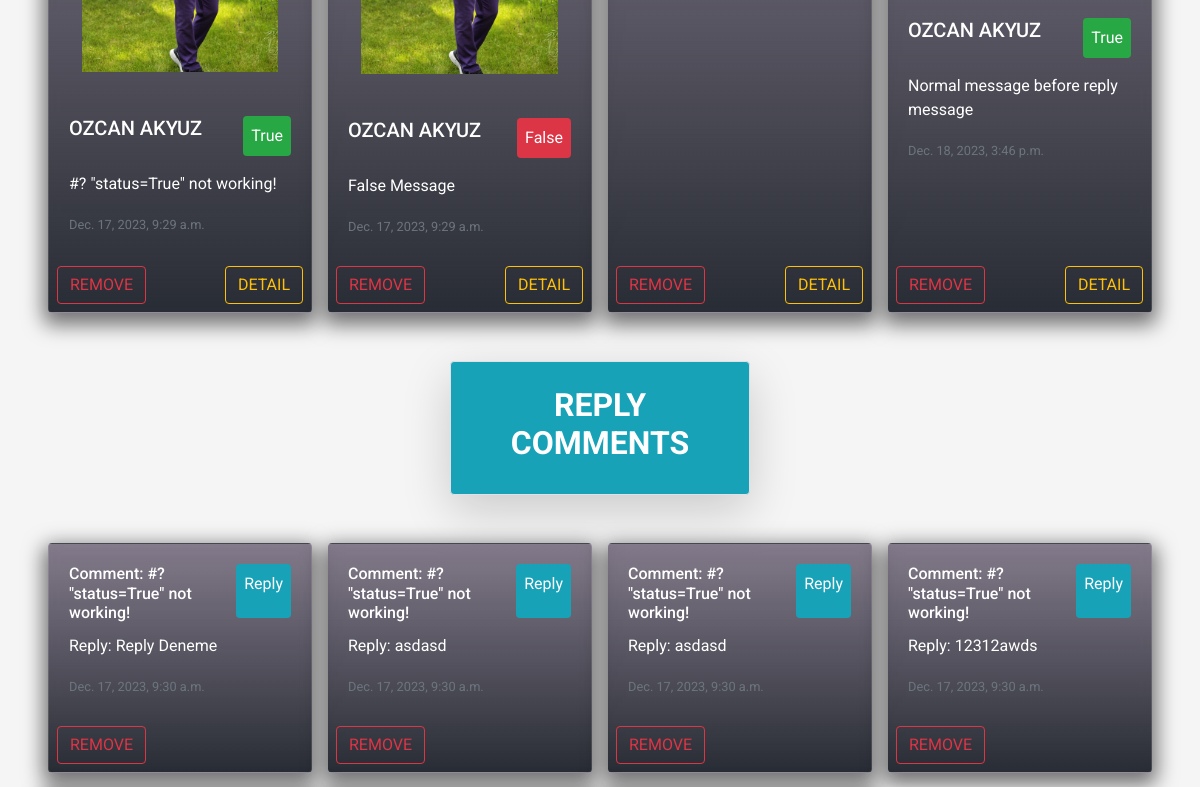
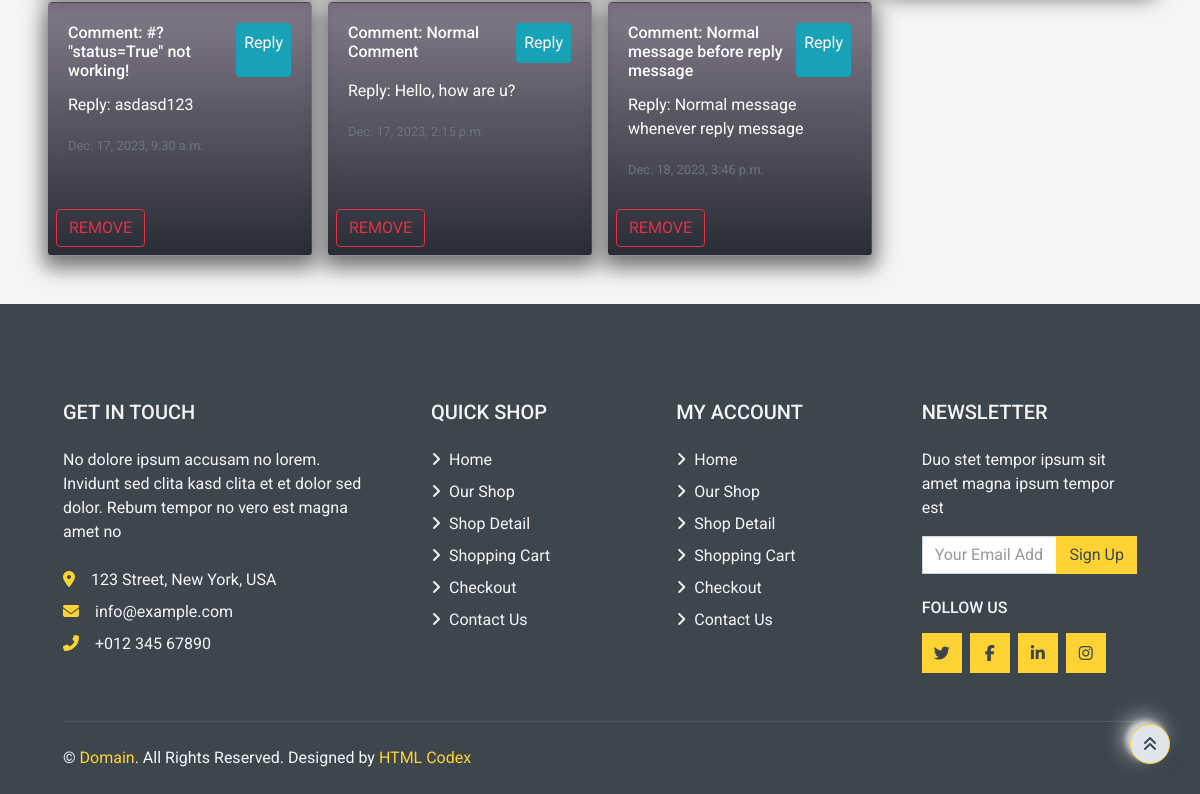
The page /user/comments/ (signed in, lower part) on the database as committed earlier (2 pictures, top to bottom).
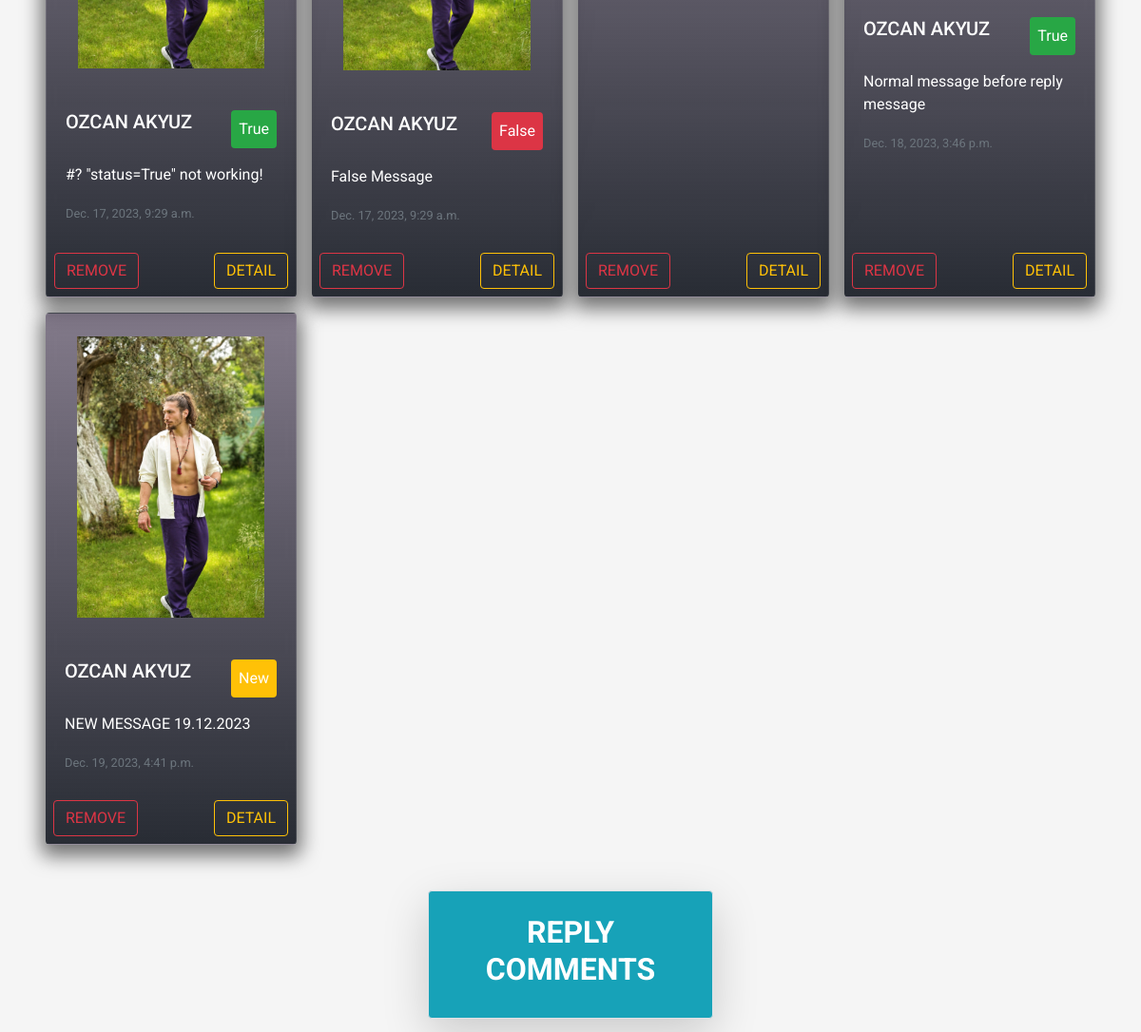
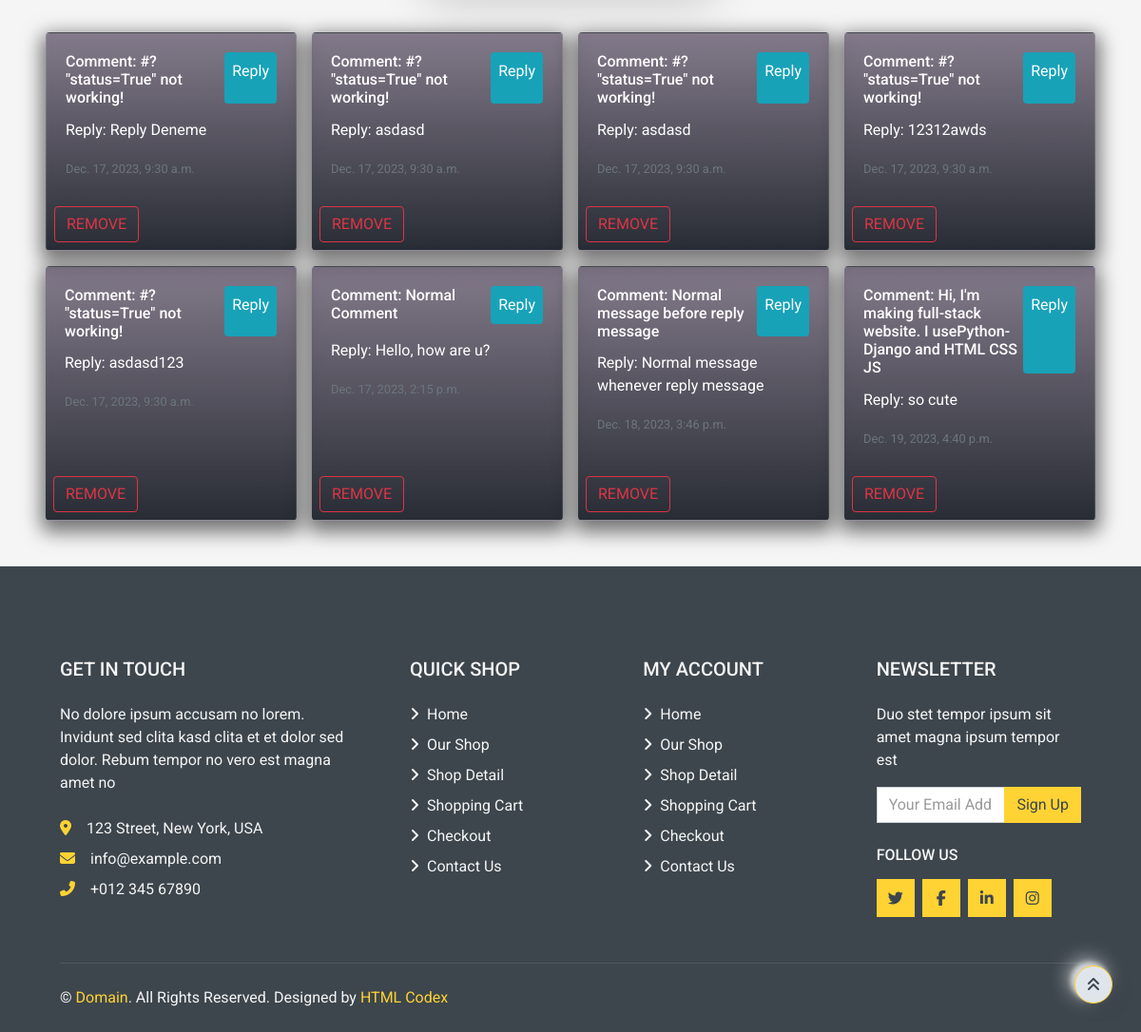
The same page on the database as committed later (2 pictures, top to bottom).
### home/models.py (models this page shows, shortened)
class Comment(models.Model):
    STATUS = (('New', 'New'),('True', 'True'),('False', 'False'))
    post=models.ForeignKey(Post,on_delete=models.CASCADE)
    user = models.ForeignKey(User, on_delete=models.CASCADE)
    comment = models.CharField(max_length=250,blank=False)
    ip = models.CharField(max_length=20, blank=True)
    status = models.CharField(max_length=5, choices=STATUS, default='New')
    create_at=models.DateTimeField(auto_now_add=True)
    update_at=models.DateTimeField(auto_now=True)
    def __str__(self):
        return self.comment

class Post(models.Model):
    STATUS = (('New', 'New'),('True', 'True'),('False', 'False'))
    user = models.ForeignKey(User, on_delete=models.CASCADE)
    title = models.CharField(max_length=200)
    content = models.TextField()
    create_at = models.DateTimeField(auto_now_add=True)
    status = models.CharField(max_length=5, choices=STATUS, default='New')
    image = models.ImageField(upload_to='images/')
    id = models.AutoField(primary_key=True)
    def image_tag(self):
        if self.image:
            return mark_safe('<img src="%s" width="50" height="50" />' % self.image.url)
        return None
    image_tag.short_description = 'Image Preview'

class ReplyComment(models.Model):
    STATUS = (('New', 'New'),('True', 'True'),('False', 'False'))
    comment=models.ForeignKey(Comment,on_delete=models.CASCADE)
    user = models.ForeignKey(User, on_delete=models.CASCADE, null=True)
    repcomment = models.CharField(max_length=250,blank=False)
    ip = models.CharField(max_length=20, blank=True)
    status = models.CharField(max_length=5, choices=STATUS, default='New')
    create_at = models.DateTimeField(auto_now_add=True)
    update_at=models.DateTimeField(auto_now=True)

### user/views.py (the view)
# urls.py: path('comments/', views.user_comments, name='user_comments'),
@login_required(login_url='/login')
def user_comments(request):
    current_user = request.user
    profile = UserProfile.objects.get(user_id = current_user.pk)
    comments = Comment.objects.filter(user_id = current_user.id)
    repcomments = ReplyComment.objects.filter(user_id = current_user.id)
    context = {'comments': comments,
               'repcomments': repcomments,
               'profile': profile,
               'page': 'USER COMMENTS',}
    return render(request, 'user_comments.html', context)

### user/templates/user_comments.html (shortened to what this page needs)
{% extends "base.html" %}
{% load static %}
{% block body %}
<div class="card-group mx-5 mt-5" style="gap: 1rem; position: static !important;">
    {% for comment in comments %}
      <div class="card align-items-center rounded">
        <img src="{{ comment.post.image.url }}" class="card-img-top py-4 w-75" alt="...">
        <div class="card-body w-100">
            <div class="d-flex flex-row-reverse justify-content-between">
                <p class="card-text p-2 rounded
                    {% if comment.status == 'True' %}
                    bg-success
                    {% elif comment.status == 'New' %}
                    bg-warning
                    {% else %}
                    bg-danger
                    {% endif %}">
                    {{ comment.status }}
                </p>
                <h5 class="card-title">{{ comment.user.get_full_name }}</h5>
            </div>
          <p class="card-text">{{ comment.comment }}</p>
          <p class="card-text"><small class="text-muted">{{ comment.create_at }}</small></p>
        </div>
        <div class="text-right w-100 p-2">
          <a class="btn btn-outline-warning rounded align-items-center hidden-arrow" href="/post_detail/{{ comment.post.id }}">DETAIL</a>
          <a href="/user/deletecomment/{{ comment.id }}" onclick="return confirm('Will be Delete ! Are you sure?')"><button class="btn btn-outline-danger rounded float-left">REMOVE</button></a>
        </div>
      </div>
    {% endfor %}
  </div>
<div class="text-center shadow-lg rounded border w-25 p-4 m-auto bg-info" style="margin-top: 3rem !important;">
  <h2 class="text-light">REPLY COMMENTS</h2>
</div>
<div class="card-group mx-5 mt-5" style="gap: 1rem; position: static !important;">
  {% for comment in repcomments %}
  <div class="card align-items-center rounded">
    <div class="card-body w-100">
        <div class="d-flex flex-row-reverse justify-content-between">
          <p class="p-2 rounded bg-info">Reply</p>
            <h6 class="card-title">Comment: {{ comment.comment }}</h6>
        </div>
      <p class="card-text">Reply: {{ comment.repcomment }}</p>
      <p class="card-text"><small class="text-muted">{{ comment.create_at }}</small></p>
    </div>
    <div class="text-right w-100 p-2">
      <a href="/user/deletecomment/{{ comment.id }}" onclick="return confirm('Will be Delete ! Are you sure?')"><button class="btn btn-outline-danger rounded float-left">REMOVE</button></a>
    </div>
  </div>
  {% endfor %}
</div>
{% endblock  %}

### home/templates/base.html (shortened to what this page needs)
{%  load static %}
<!DOCTYPE html>
<html lang="en">
<head>
    <link rel="stylesheet" href="https://cdn.jsdelivr.net/npm/driver.js@1.0.1/dist/driver.css"/>
    <link rel="stylesheet" href="https://cdnjs.cloudflare.com/ajax/libs/font-awesome/6.5.1/css/all.min.css"/>
    <link href="{% static 'css/style.css'%}" rel="stylesheet">
    <link href="{% static 'css/main.css' %}" rel="stylesheet">
</head>
<body>
{% block body %} {% endblock %}
{% include 'footer.html' %}
</body>
</html>

### home/templates/navbar.html (shortened to what this page needs)
{% load static %}
{% load active_link_tags %}

### home/templates/login.html (shortened to what this page needs)
{% load static %}

### home/templates/footer.html (shortened to what this page needs)
{% load static %}
{% load static %}
    <div class="container-fluid bg-dark text-secondary mt-5 pt-5">
        <div class="row px-xl-5 pt-5">
            <div class="col-lg-4 col-md-12 mb-5 pr-3 pr-xl-5">
                <h5 class="text-secondary text-uppercase mb-4">Get In Touch</h5>
                <p class="mb-4">No dolore ipsum accusam no lorem. Invidunt sed clita kasd clita et et dolor sed dolor. Rebum tempor no vero est magna amet no</p>
                <p class="mb-2"><i class="fa fa-map-marker-alt text-primary mr-3"></i>123 Street, New York, USA</p>
                <p class="mb-2"><i class="fa fa-envelope text-primary mr-3"></i>info@example.com</p>
                <p class="mb-0"><i class="fa fa-phone-alt text-primary mr-3"></i>+012 345 67890</p>
            </div>
            <div class="col-lg-8 col-md-12">
                <div class="row">
                    <div class="col-md-4 mb-5">
                        <h5 class="text-secondary text-uppercase mb-4">Quick Shop</h5>
                        <div class="d-flex flex-column justify-content-start">
                            <a class="text-secondary mb-2" href="/"><i class="fa fa-angle-right mr-2"></i>Home</a>
                            <a class="text-secondary mb-2" href="/shop"><i class="fa fa-angle-right mr-2"></i>Our Shop</a>
                            <a class="text-secondary mb-2" href="/detail"><i class="fa fa-angle-right mr-2"></i>Shop Detail</a>
                            <a class="text-secondary mb-2" href="/order/shopcart"><i class="fa fa-angle-right mr-2"></i>Shopping Cart</a>
                            <a class="text-secondary mb-2" href="/checkout"><i class="fa fa-angle-right mr-2"></i>Checkout</a>
                            <a class="text-secondary" href="/contact"><i class="fa fa-angle-right mr-2"></i>Contact Us</a>
                        </div>
                    </div>
                    <div class="col-md-4 mb-5">
                        <h5 class="text-secondary text-uppercase mb-4">My Account</h5>
                        <div class="d-flex flex-column justify-content-start">
                            <a class="text-secondary mb-2" href="/"><i class="fa fa-angle-right mr-2"></i>Home</a>
                            <a class="text-secondary mb-2" href="/shop"><i class="fa fa-angle-right mr-2"></i>Our Shop</a>
                            <a class="text-secondary mb-2" href="/detail"><i class="fa fa-angle-right mr-2"></i>Shop Detail</a>
                            <a class="text-secondary mb-2" href="/order/shopcart"><i class="fa fa-angle-right mr-2"></i>Shopping Cart</a>
                            <a class="text-secondary mb-2" href="/checkout"><i class="fa fa-angle-right mr-2"></i>Checkout</a>
                            <a class="text-secondary" href="contact"><i class="fa fa-angle-right mr-2"></i>Contact Us</a>
                        </div>
                    </div>
                    <div class="col-md-4 mb-5">
                        <h5 class="text-secondary text-uppercase mb-4">Newsletter</h5>
                        <p>Duo stet tempor ipsum sit amet magna ipsum tempor est</p>
                        <form action="">
                            <div class="input-group">
                                <input type="text" class="form-control" placeholder="Your Email Address">
                                <div class="input-group-append">
                                    <button class="btn btn-primary">Sign Up</button>
                                </div>
                            </div>
                        </form>
                        <h6 class="text-secondary text-uppercase mt-4 mb-3">Follow Us</h6>
                        <div class="d-flex">
                            <a class="btn btn-primary btn-square mr-2" href="#"><i class="fab fa-twitter"></i></a>
                            <a class="btn btn-primary btn-square mr-2" href="#"><i class="fab fa-facebook-f"></i></a>
                            <a class="btn btn-primary btn-square mr-2" href="#"><i class="fab fa-linkedin-in"></i></a>
                            <a class="btn btn-primary btn-square" href="#"><i class="fab fa-instagram"></i></a>
                        </div>
                    </div>
                </div>
            </div>
        </div>
        <div class="row border-top mx-xl-5 py-4" style="border-color: rgba(256, 256, 256, .1) !important;">
            <div class="col-md-6 px-xl-0">
                <p class="mb-md-0 text-center text-md-left text-secondary">
                    &copy; <a class="text-primary" href="#">Domain</a>. All Rights Reserved. Designed
                    by
                    <a class="text-primary" href="https://htmlcodex.com">HTML Codex</a>
                </p>
            </div>
        </div>
    </div>
<a href="#" class="btn btnnavbar btn-primary back-to-top "><i class="fa fa-angle-double-up"></i></a>

### home/static/css/main.css (style rules this page uses)
.btnnavbar { height: 40px; width: 40px; border-radius: 150px; background: #e0e5ec; display: flex; flex-direction: column; justify-content: center; align-items: center; -webkit-tap-highlight-color:rgba(0,0,0,0); -webkit-tap-highlight-color:transparent; box-shadow: -7px -7px 20px #fff9, -4px -4px 5px 0px #fff9, 7px 7px 20px 0px #0001, 4px 4px 5px 0px #0001, inset 0px 0px 0px 0px #fff9, inset 0px 0px 0px 0px #0001, inset 0px 0px 0px 0px #fff9, inset 0px 0px 0px 0px #0001 ; transition: box-shadow 0.5s cubic-bezier(0.79,0.21,0.06,0.81); font-size: 16px; color: rgba(42,52,84,1); }
div > img { max-width: 12rem; }
.card-group img { border-radius: .5rem; max-width: 85%; }
.card-group .card-body .card-title { color: #fff; }
.card-group { position: relative; bottom: 6rem; display: grid; grid-template-columns: repeat(4,1fr); color: #fff; }

Rows that differ between the two databases and show on the page:
added Comment: post.image (picture), status "New", user.get_full_name "OZCAN AKYUZ", comment "NEW MESSAGE 19.12.2023", create_at "Dec. 19, 2023, 4:41 p.m."
added ReplyComment: comment "Hi, I'm making full-stack website. I usePython-Django and HTML CSS JS", repcomment "so cute", create_at "Dec. 19, 2023, 4:40 p.m."
